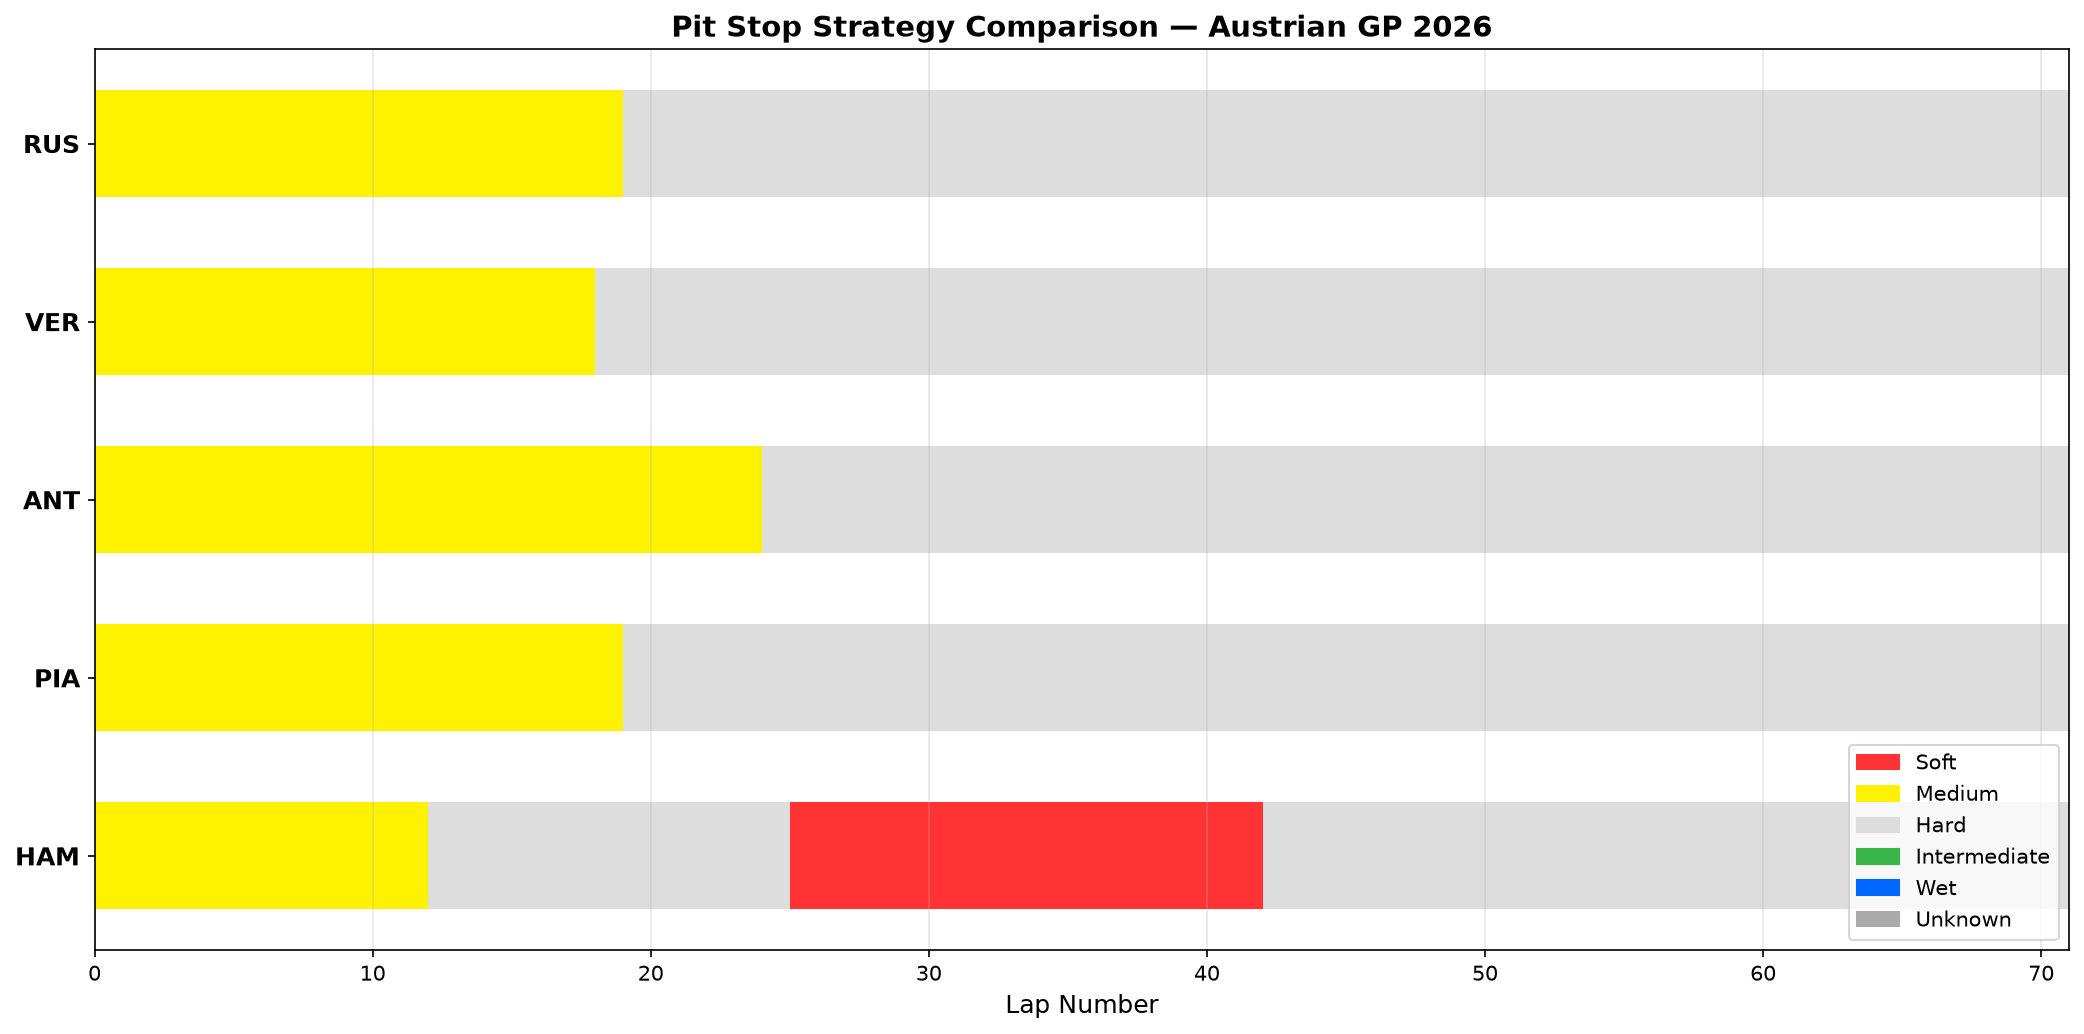

Generate this figure with Python:
import fastf1
import matplotlib.pyplot as plt
import matplotlib.patches as mpatches
import os

# Create cache folder
os.makedirs('f1_cache', exist_ok=True)
fastf1.Cache.enable_cache('f1_cache')

# Load 2026 Austrian GP
session = fastf1.get_session(2026, 'Austria', 'R')
session.load()

# Top 5 finishers
drivers = ['RUS', 'VER', 'ANT', 'PIA', 'HAM']

# Tyre compound colours
compound_colours = {
    'SOFT': '#FF3333',
    'MEDIUM': '#FFF200',
    'HARD': '#DDDDDD',
    'INTERMEDIATE': '#39B54A',
    'WET': '#0067FF',
    'UNKNOWN': '#AAAAAA'
}

fig, ax = plt.subplots(figsize=(14, 7))

for i, driver in enumerate(drivers):
    laps = session.laps.pick_driver(driver).copy()
    
    # Fill missing compound data forward
    laps['Compound'] = laps['Compound'].fillna('UNKNOWN')
    
    for _, lap in laps.iterrows():
        compound = lap['Compound'] if lap['Compound'] in compound_colours else 'UNKNOWN'
        colour = compound_colours[compound]
        ax.barh(
            y=i,
            width=1,
            left=lap['LapNumber'] - 1,
            color=colour,
            edgecolor='none',
            height=0.6
        )

# Axis formatting
ax.set_yticks(range(len(drivers)))
ax.set_yticklabels(drivers, fontsize=12, fontweight='bold')
ax.set_xlabel('Lap Number', fontsize=12)
ax.set_title('Pit Stop Strategy Comparison — Austrian GP 2026', fontsize=14, fontweight='bold')
ax.set_xlim(0, 71)
ax.invert_yaxis()
ax.grid(axis='x', alpha=0.3)

# Legend
legend_patches = [
    mpatches.Patch(color='#FF3333', label='Soft'),
    mpatches.Patch(color='#FFF200', label='Medium'),
    mpatches.Patch(color='#DDDDDD', label='Hard'),
    mpatches.Patch(color='#39B54A', label='Intermediate'),
    mpatches.Patch(color='#0067FF', label='Wet'),
    mpatches.Patch(color='#AAAAAA', label='Unknown'),
]
ax.legend(handles=legend_patches, loc='lower right', fontsize=10)

plt.tight_layout()
plt.savefig('pit_stop_strategy.png', dpi=150, bbox_inches='tight')
plt.show()

print("Done! Chart saved as pit_stop_strategy.png")
